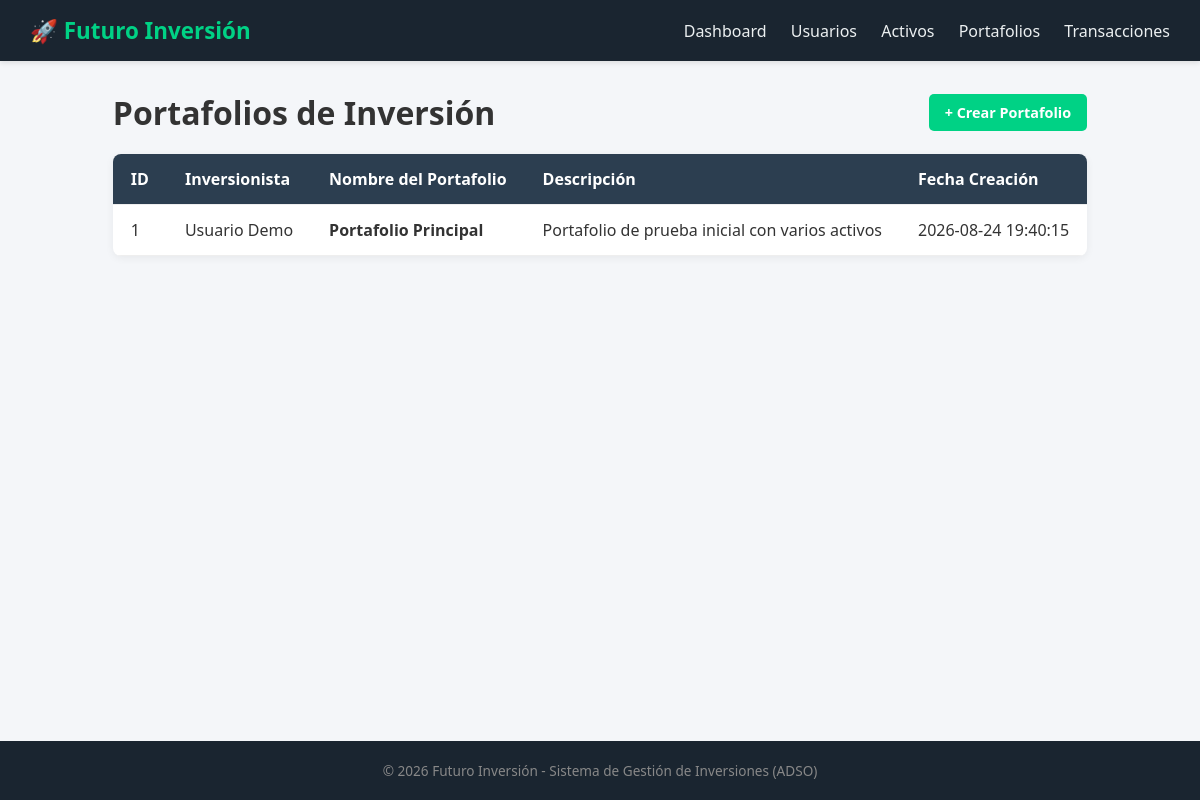
Page /index.php?controller=portafolio&action=index on the committed database.
### tables this page shows
CREATE TABLE IF NOT EXISTS portafolios (
    id INT AUTO_INCREMENT PRIMARY KEY,
    usuario_id INT NOT NULL,
    nombre VARCHAR(100) NOT NULL,
    descripcion TEXT,
    fecha_creacion DATETIME DEFAULT CURRENT_TIMESTAMP,
    FOREIGN KEY (usuario_id) REFERENCES usuarios(id) ON DELETE CASCADE
);

CREATE TABLE IF NOT EXISTS usuarios (
    id INT AUTO_INCREMENT PRIMARY KEY,
    nombre VARCHAR(100) NOT NULL,
    correo VARCHAR(100) NOT NULL UNIQUE,
    password VARCHAR(255) NOT NULL,
    rol VARCHAR(20) DEFAULT 'inversionista',
    fecha_registro DATETIME DEFAULT CURRENT_TIMESTAMP
);

### app/controllers/PortafolioController.php (called while the page is built, shortened)
<?php
require_once __DIR__ . '/../models/Portafolio.php';
class PortafolioController {
    public function index() {
        $portafolioModel = new Portafolio();
        $portafolios = $portafolioModel->obtenerTodos();
        require_once __DIR__ . '/../views/portafolios/index.php';
    }
}
?>

### config/Database.php (called while the page is built, shortened)
<?php
class Database {
    private static $instance = null;
    private $host = 'localhost';
    private $db_name = 'futuro_inversion';
    private $username = 'root';
    private $password = '';
    private function __construct() {
        try {
            $this->conn = new PDO("mysql:host={$this->host};dbname={$this->db_name};charset=utf8", $this->username, $this->password);
        } catch(PDOException $e) {
            die("Error de conexión a la base de datos: " . $e->getMessage());
        }
    }
    public static function getInstance() {
        if (self::$instance == null) {
            self::$instance = new Database();
        }
        return self::$instance->conn;
    }
}
?>

### app/models/Portafolio.php (called while the page is built, shortened)
<?php
require_once __DIR__ . '/../../config/Database.php';
class Portafolio {
    private $conn;
    public function __construct() {
        $this->conn = Database::getInstance();
    }
    public function obtenerTodos() {
        $query = "SELECT p.*, u.nombre as usuario_nombre FROM portafolios p JOIN usuarios u ON p.usuario_id = u.id ORDER BY p.id DESC";
        $stmt = $this->conn->prepare($query);
        $stmt->execute();
        return $stmt->fetchAll();
    }
}
?>

### app/views/portafolios/index.php (the view)
<?php require_once __DIR__ . '/../layouts/header.php'; ?>
<div class="header-action">
    <h1>Portafolios de Inversión</h1>
    <a href="index.php?controller=portafolio&action=crear" class="btn btn-primary">+ Crear Portafolio</a>
</div>
<table class="data-table">
    <thead>
        <tr>
            <th>ID</th>
            <th>Inversionista</th>
            <th>Nombre del Portafolio</th>
            <th>Descripción</th>
            <th>Fecha Creación</th>
        </tr>
    </thead>
    <tbody>
        <?php foreach ($portafolios as $p): ?>
        <tr>
            <td><?php echo $p['id']; ?></td>
            <td><?php echo htmlspecialchars($p['usuario_nombre']); ?></td>
            <td><strong><?php echo htmlspecialchars($p['nombre']); ?></strong></td>
            <td><?php echo htmlspecialchars($p['descripcion']); ?></td>
            <td><?php echo $p['fecha_creacion']; ?></td>
        </tr>
        <?php endforeach; ?>
    </tbody>
</table>
<?php require_once __DIR__ . '/../layouts/footer.php'; ?>

### public/css/style.css (style rules this page uses)
* { box-sizing: border-box; margin: 0; padding: 0; font-family: 'Segoe UI', Tahoma, Geneva, Verdana, sans-serif; }
body { background-color: #f4f6f9; color: #333; display: flex; flex-direction: column; min-height: 100vh; }
.header-action { display: flex; justify-content: space-between; align-items: center; margin-bottom: 20px; }
.btn { display: inline-block; padding: 9px 16px; border-radius: 5px; text-decoration: none; font-weight: bold; font-size: 0.9rem; cursor: pointer; border: none; }
.btn-primary { background-color: #00d285; color: #fff; }
.data-table { width: 100%; border-collapse: collapse; background: #fff; border-radius: 8px; overflow: hidden; box-shadow: 0 2px 8px rgba(0,0,0,0.06); }
.data-table th, .data-table td { padding: 14px 18px; text-align: left; border-bottom: 1px solid #eee; }
.data-table th { background-color: #2c3e50; color: #fff; font-weight: 600; }

### rows in the picture
portafolios: id "1", usuario.nombre "Usuario Demo", nombre "Portafolio Principal", descripcion "Portafolio de prueba inicial con varios activos", fecha_creacion "2026-08-24 19:40:15"
